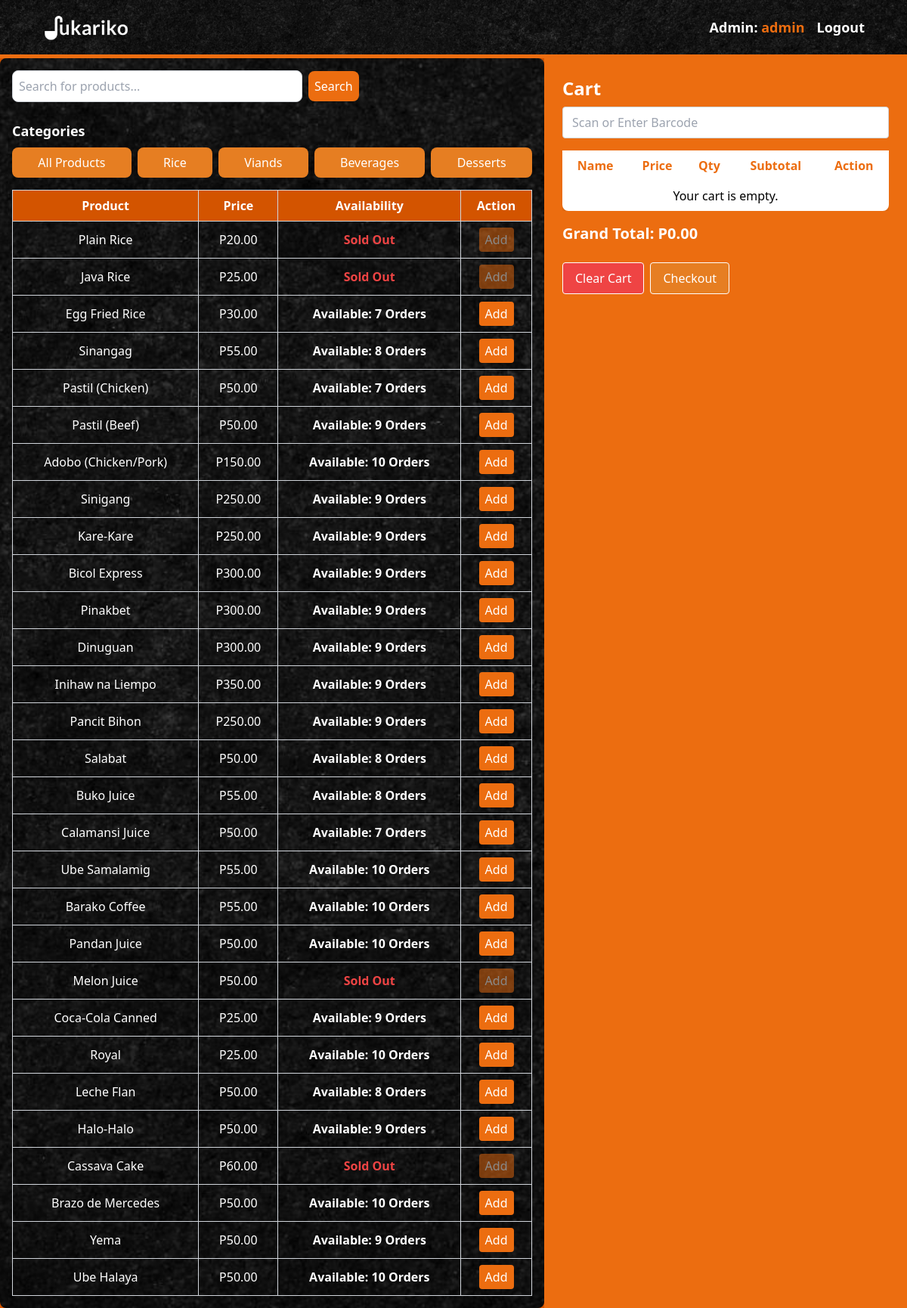
Screenshot of /Admin/cashier.php (signed in) with the database file from the repository.
### tables this page shows
CREATE TABLE `users` (
  `id` int(11) NOT NULL,
  `username` varchar(255) NOT NULL,
  `password` varchar(255) NOT NULL,
  `email` varchar(255) NOT NULL,
  `phone` varchar(15) DEFAULT NULL,
  `profile_pic` varchar(255) DEFAULT NULL,
  `role` enum('user','admin','super_admin') DEFAULT 'user',
  `created_at` timestamp NOT NULL DEFAULT current_timestamp()
);

CREATE TABLE `categories` (
  `id` int(11) NOT NULL,
  `name` varchar(255) NOT NULL,
  `created_at` timestamp NOT NULL DEFAULT current_timestamp(),
  `category_code` varchar(50) NOT NULL,
  `img` varchar(255) DEFAULT NULL
);

CREATE TABLE `products` (
  `id` int(11) NOT NULL,
  `name` varchar(255) NOT NULL,
  `description` text DEFAULT NULL,
  `price` decimal(10,2) NOT NULL,
  `image` varchar(255) DEFAULT NULL,
  `stock` int(11) NOT NULL,
  `barcode` varchar(255) NOT NULL,
  `created_at` timestamp NOT NULL DEFAULT current_timestamp(),
  `category_code` varchar(10) DEFAULT NULL,
  `category` varchar(50) NOT NULL
);

### Admin/cashier.php (the view, shortened to what this page needs)
<?php
require __DIR__ . '/../db.php';
$user_id = $_SESSION['user_id'];
$user_query = $conn->query("SELECT username FROM users WHERE id = $user_id");
$user = $user_query->fetch_assoc();
try {
    $category_query = $pdo->query("SELECT * FROM categories");
    $categories = $category_query->fetchAll(PDO::FETCH_ASSOC);
} catch (PDOException $e) {
    die("Database error: " . $e->getMessage());
}
$product_query = $conn->query("SELECT * FROM products");
$searchTerm = '';
$query = "SELECT * FROM products WHERE 1=1";
$product_query = $conn->query($query);
$products = $product_query->fetch_all(MYSQLI_ASSOC);
?>
<!DOCTYPE html>
<html lang="en">
<head>
    <script src="https://cdn.tailwindcss.com"></script>
</head>
<body class="bg-[#D35400] min-h-screen w-full flex flex-col md:items-stretch">
    <nav class="bg-[url('../indexpic/preview.jpg')] bg-cover bg-center p-4 flex justify-between items-center text-white" style="border-bottom: 5px solid #EC6D10;">
        <img src="../imgmain/logo1.1.png" alt="SukariKo! Logo" class="h-[40px] w-auto pl-10" />
        <div class="nav-links flex items-center space-x-4 pr-10">
            <span class="font-bold text-lg">Admin: <span class="text-[#EC6D10]"><?= htmlspecialchars($user['username']); ?></span></span>
            <a href="/POS/logout.php" class="text-white text-lg font-bold transition hover:text-[#EC6D10]">Logout</a>
        </div>
    </nav>
    <div class="flex flex-1">
        <div class="w-3/5 p-4 bg-[url('../indexpic/preview.jpg')] bg-cover bg-center bg-fixed rounded-lg overflow-hidden">
            <form method="POST" class="flex space-x-2 items-center">
                <input type="text" name="search" value="<?php echo htmlspecialchars($searchTerm); ?>" class="p-2 border border-gray-300 rounded-lg w-96" placeholder="Search for products..." />
                <button type="submit" class="bg-[#ec6d10] text-white p-2 rounded-lg transition hover:bg-[#d45a08]">Search</button>
            </form>
            <br>
            <h2 class="text-lg font-semibold mb-2 text-white">Categories</h2>
            <div class="flex flex-wrap gap-2 mb-4">
                <a href="cashier.php" class="bg-[#E67E22] text-white px-4 py-2 rounded-lg transition hover:bg-[#d45a08] flex-grow text-center">
                    All Products
                </a>
                <?php foreach ($categories as $category): ?>
                    <a href="cashier.php?category=<?= htmlspecialchars($category['category_code']); ?>" class="bg-[#E67E22] text-white px-4 py-2 rounded-lg transition hover:bg-[#d45a08] flex-grow text-center">
                        <?= htmlspecialchars($category['name']); ?>
                    </a>
                <?php endforeach; ?>
            </div>
            <div class="overflow-x-auto">
                <table class="w-full bg-transparent shadow-md rounded-lg border border-gray-300 table-auto">
                    <thead>
                        <tr class="bg-[#D35400] text-white text-center border-b border-gray-300">
                            <th class="p-2 border border-gray-300">Product</th>
                            <th class="p-2 border border-gray-300">Price</th>
                            <th class="p-2 border border-gray-300">Availability</th>
                            <th class="p-2 border border-gray-300">Action</th>
                        </tr>
                    </thead>
                    <tbody class="bg-transparent">
                        <?php foreach ($products as $product): ?>
                            <tr class="text-center border border-gray-300 <?= $product['stock'] == 0 ? 'bg-gray-200' : 'bg-[#FAF3E0]'; ?> bg-transparent">
                                <td class="p-2 border border-gray-300 whitespace-nowrap overflow-hidden text-ellipsis bg-transparent text-white">
                                    <?= htmlspecialchars($product['name']); ?>
                                </td>
                                <td class="p-2 border border-gray-300 bg-transparent text-white">P<?= htmlspecialchars($product['price']); ?></td>
                                <td class="p-2 border border-gray-300 font-semibold <?= $product['stock'] > 0 ? 'text-white' : 'text-red-500'; ?> bg-transparent">
                                    <?= $product['stock'] > 0 ? 'Available: ' . $product['stock'] . ' Orders' : 'Sold Out'; ?>
                                </td>
                                <td class="p-2 border border-gray-300 bg-transparent">
                                <button onclick="addToCart('<?= htmlspecialchars($product['name']); ?>',
    <?= htmlspecialchars($product['price']); ?>,
    <?= htmlspecialchars($product['stock']); ?>,
    <?= htmlspecialchars($product['id']); ?>)" // Add product ID here
    class="bg-[#ec6d10] text-white px-2 py-1 rounded transition hover:bg-[#d55a0d] w-full sm:w-auto <?= $product['stock'] > 0 ? '' : 'opacity-50 cursor-not-allowed'; ?>"
    <?= $product['stock'] > 0 ? '' : 'disabled'; ?>>
    Add
</button>
                                </td>
                            </tr>
                        <?php endforeach; ?>
                    </tbody>
                </table>
            </div>
        </div>
        <div class="w-full md:w-2/5 p-6 bg-[#ec6d10]">
            <h2 class="text-2xl font-semibold mb-2 text-white">Cart</h2>
            <input type="text" id="barcode-input" placeholder="Scan or Enter Barcode" class="w-full px-3 py-2 mb-4 border border-gray-300 rounded" onkeypress="handleBarcodeInput(event)"/>
            <div class="overflow-x-auto">
                <table id="cart-table" class="w-full bg-white shadow-md rounded-lg"></table>
            </div>
            <p id="grand-total" class="text-xl text-white font-semibold mt-4 mb-6">Grand Total: P0.00</p>
            <div class="flex flex-wrap gap-2">
                <button class="bg-red-500 px-4 py-2 text-white rounded hover:bg-red-700 transition w-full md:w-auto border border-white" onclick="clearCart()">Clear Cart</button>
                <button class="bg-[#E67E22] px-4 py-2 text-white rounded hover:bg-[#d45a08] transition w-full md:w-auto border border-white" onclick="showCheckout()">Checkout</button>
            </div>
        </div>
    </div>
</body>
</html>

### Admin/cashier.php (style rules this page uses)
body { background-color: #F3F4F6; min-height: 100vh; margin: 0; padding: 0; box-sizing: border-box; }
h2 { font-size: 24px; font-weight: bold; color: #333; margin-bottom: 16px; }
button { padding: 10px 16px; font-size: 14px; font-weight: bold; border-radius: 6px; cursor: pointer; transition: background-color 0.3s ease; }
.mt-4 { margin-top: 16px; }

### rows the page displays
users: username "admin"
categories: name "Rice"
categories: name "Viands"
categories: name "Beverages"
categories: name "Desserts"
products: name "Plain Rice", price "20.00", stock "Sold Out"
products: name "Java Rice", price "25.00", stock "Sold Out"
products: name "Egg Fried Rice", price "30.00", stock "7"
products: name "Sinangag", price "55.00", stock "8"
products: name "Pastil (Chicken)", price "50.00", stock "7"
products: name "Pastil (Beef)", price "50.00", stock "9"
products: name "Adobo (Chicken/Pork)", price "150.00", stock "10"
products: name "Sinigang", price "250.00", stock "9"
products: name "Kare-Kare", price "250.00", stock "9"
products: name "Bicol Express", price "300.00", stock "9"
products: name "Pinakbet", price "300.00", stock "9"
products: name "Dinuguan", price "300.00", stock "9"
products: name "Inihaw na Liempo", price "350.00", stock "9"
products: name "Pancit Bihon", price "250.00", stock "9"
products: name "Salabat", price "50.00", stock "8"
products: name "Buko Juice", price "55.00", stock "8"
products: name "Calamansi Juice", price "50.00", stock "7"
products: name "Ube Samalamig", price "55.00", stock "10"
products: name "Barako Coffee", price "55.00", stock "10"
products: name "Pandan Juice", price "50.00", stock "10"
products: name "Melon Juice", price "50.00", stock "Sold Out"
products: name "Coca-Cola Canned", price "25.00", stock "9"
products: name "Royal", price "25.00", stock "10"
products: name "Leche Flan", price "50.00", stock "8"
products: name "Halo-Halo", price "50.00", stock "9"
products: name "Cassava Cake", price "60.00", stock "Sold Out"
products: name "Brazo de Mercedes", price "50.00", stock "10"
products: name "Yema", price "50.00", stock "9"
products: name "Ube Halaya", price "50.00", stock "10"
